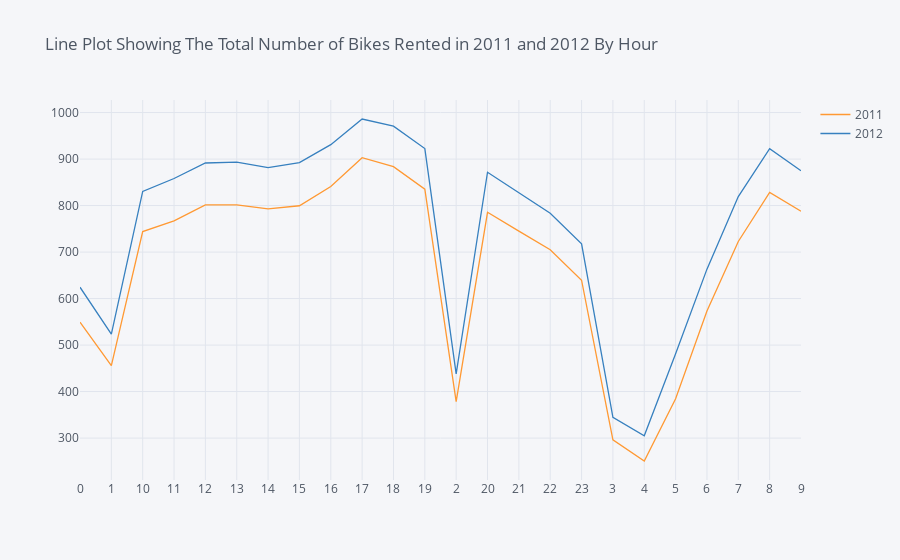

The code cell stored with this chart in its notebook:
### Code cell
a.iplot(title='Line Plot Showing The Total Number of Bikes Rented in 2011 and 2012 By Hour')

### Figure 1 — Plotly figure (JSON) as saved in the notebook; plotly's stock layout.template omitted (floating-point values rounded to 4 significant figures)
{"data": [{"line": {"color": "rgba(255, 153, 51, 1.0)", "dash": "solid", "shape": "linear", "width": 1.3}, "mode": "lines", "name": "2011", "text": "", "type": "scatter", "x": ["0", "1", "10", "11", "12", "13", "14", "15", "16", "17", "18", "19", "2", "20", "21", "22", "23", "3", "4", "5", "6", "7", "8", "9"], "y": [549.1, 455.9, 744.1, 767.2, 801.4, 801.5, 793.0, 799.6, 841.0, 903.0, 883.7, 835.3, 378.5, 785.5, 745.1, 705.0, 639.4, 296.3, 250.7, 384.3, 573.4, 722.8, 828.1, 788.0]}, {"line": {"color": "rgba(55, 128, 191, 1.0)", "dash": "solid", "shape": "linear", "width": 1.3}, "mode": "lines", "name": "2012", "text": "", "type": "scatter", "x": ["0", "1", "10", "11", "12", "13", "14", "15", "16", "17", "18", "19", "2", "20", "21", "22", "23", "3", "4", "5", "6", "7", "8", "9"], "y": [624.4, 523.6, 830.5, 858.2, 891.6, 893.5, 881.8, 892.4, 931.0, 986.2, 970.8, 922.6, 438.1, 871.7, 827.6, 783.4, 717.7, 344.8, 304.9, 481.5, 663.3, 819.4, 922.3, 875.0]}], "layout": {"autosize": true, "legend": {"bgcolor": "#F5F6F9", "font": {"color": "#4D5663"}}, "paper_bgcolor": "#F5F6F9", "plot_bgcolor": "#F5F6F9", "title": {"font": {"color": "#4D5663"}, "text": "Line Plot Showing The Total Number of Bikes Rented in 2011 and 2012 By Hour"}, "xaxis": {"autorange": true, "gridcolor": "#E1E5ED", "range": [0, 23], "showgrid": true, "tickfont": {"color": "#4D5663"}, "title": {"font": {"color": "#4D5663"}, "text": ""}, "type": "category", "zerolinecolor": "#E1E5ED"}, "yaxis": {"autorange": true, "gridcolor": "#E1E5ED", "range": [209.8, 1027.0], "showgrid": true, "tickfont": {"color": "#4D5663"}, "title": {"font": {"color": "#4D5663"}, "text": ""}, "type": "linear", "zerolinecolor": "#E1E5ED"}}}
